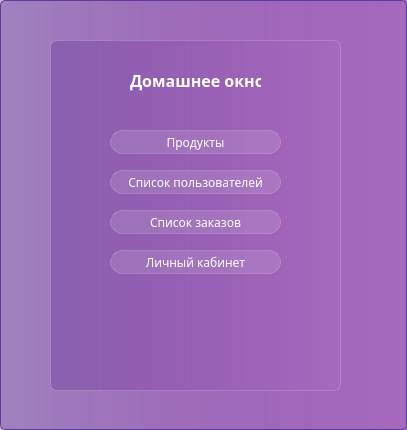
<?xml version="1.0" encoding="UTF-8"?>
<ui version="4.0">
 <class>HomeWindowManager</class>
 <widget class="QDialog" name="HomeWindowManager">
  <property name="geometry">
   <rect>
    <x>0</x>
    <y>0</y>
    <width>407</width>
    <height>430</height>
   </rect>
  </property>
  <property name="minimumSize">
   <size>
    <width>407</width>
    <height>430</height>
   </size>
  </property>
  <property name="maximumSize">
   <size>
    <width>407</width>
    <height>430</height>
   </size>
  </property>
  <property name="windowTitle">
   <string>Dialog</string>
  </property>
  <property name="styleSheet">
   <string notr="true">background-color:  qlineargradient( spread:pad,  x1:0, y1:0, x2:1, y2:0,  stop:0 rgba(105, 57, 153, 100),  stop:1 rgba(165, 105, 189, 255));  border: 1px solid #5D3B9B;  border-radius: 5px;
font-family: Everlasting;</string>
  </property>
  <widget class="QWidget" name="widget" native="true">
   <property name="geometry">
    <rect>
     <x>50</x>
     <y>40</y>
     <width>291</width>
     <height>351</height>
    </rect>
   </property>
   <property name="styleSheet">
    <string notr="true">backgroud-color: rgba(255, 255, 255, 30);
border: 1px solid rgba(255, 255, 255, 40);
border-radius: 7px;</string>
   </property>
   <widget class="QLabel" name="label_5">
    <property name="geometry">
     <rect>
      <x>80</x>
      <y>30</y>
      <width>131</width>
      <height>21</height>
     </rect>
    </property>
    <property name="styleSheet">
     <string notr="true">color: white;
font-weight: bold;
border: none;
font-size: 12pt;
background-color: none;</string>
    </property>
    <property name="text">
     <string>Домашнее окно</string>
    </property>
   </widget>
   <widget class="QPushButton" name="Products_button_clicked">
    <property name="geometry">
     <rect>
      <x>60</x>
      <y>90</y>
      <width>171</width>
      <height>24</height>
     </rect>
    </property>
    <property name="styleSheet">
     <string notr="true">QPushButton {
color: white;
background-color: rgba(255,255,255,30);
border: 1px solid rgba(255,255,255,40);
border-radius: 12px;
} 
QPushButton:hover{
background-color: rgba(255,255,255,40);
}

QPushButton:pressed{
background-color: rgba(255,255,255,70);
}</string>
    </property>
    <property name="text">
     <string>Продукты</string>
    </property>
   </widget>
   <widget class="QPushButton" name="Persons_button_clicked">
    <property name="geometry">
     <rect>
      <x>60</x>
      <y>130</y>
      <width>171</width>
      <height>24</height>
     </rect>
    </property>
    <property name="styleSheet">
     <string notr="true">QPushButton {
color: white;
background-color: rgba(255,255,255,30);
border: 1px solid rgba(255,255,255,40);
border-radius: 12px;
} 
QPushButton:hover{
background-color: rgba(255,255,255,40);
}

QPushButton:pressed{
background-color: rgba(255,255,255,70);
}</string>
    </property>
    <property name="text">
     <string>Список пользователей</string>
    </property>
   </widget>
   <widget class="QPushButton" name="Orders_button_Clicked">
    <property name="geometry">
     <rect>
      <x>60</x>
      <y>170</y>
      <width>171</width>
      <height>24</height>
     </rect>
    </property>
    <property name="styleSheet">
     <string notr="true">QPushButton {
color: white;
background-color: rgba(255,255,255,30);
border: 1px solid rgba(255,255,255,40);
border-radius: 12px;
} 
QPushButton:hover{
background-color: rgba(255,255,255,40);
}

QPushButton:pressed{
background-color: rgba(255,255,255,70);
}</string>
    </property>
    <property name="text">
     <string>Список заказов</string>
    </property>
   </widget>
   <widget class="QPushButton" name="PAccount_button_Clicked">
    <property name="geometry">
     <rect>
      <x>60</x>
      <y>210</y>
      <width>171</width>
      <height>24</height>
     </rect>
    </property>
    <property name="styleSheet">
     <string notr="true">QPushButton {
color: white;
background-color: rgba(255,255,255,30);
border: 1px solid rgba(255,255,255,40);
border-radius: 12px;
} 
QPushButton:hover{
background-color: rgba(255,255,255,40);
}

QPushButton:pressed{
background-color: rgba(255,255,255,70);
}</string>
    </property>
    <property name="text">
     <string>Личный кабинет</string>
    </property>
   </widget>
  </widget>
 </widget>
 <resources/>
 <connections/>
</ui>
